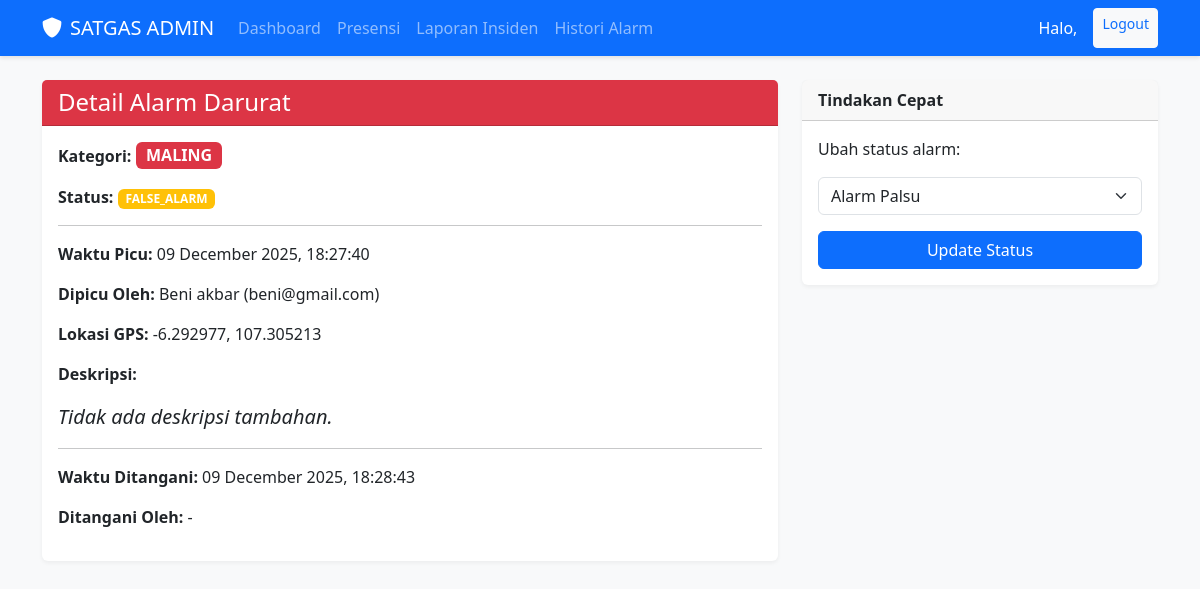
The app's page /dashboard/alarm/4/ (signed in) with its own data.
### core/models.py (models this page shows, shortened)
class EmergencyAlarm(models.Model):
    CATEGORY_CHOICES = [
        ('maling', 'Maling'),
        ('kebakaran', 'Kebakaran'),
        ('bencana', 'Bencana Alam'),
        ('keributan', 'Keributan/Tawuran'),
        ('medis', 'Gawat Darurat Medis'),
        ('lainnya', 'Lainnya'),
    ]
    STATUS_CHOICES = [
        ('active', 'Active'),
        ('handled', 'Handled/Resolved'),
        ('false_alarm', 'False Alarm'),
    ]
    petugas = models.ForeignKey(User, on_delete=models.CASCADE, related_name='alarms_triggered')
    timestamp = models.DateTimeField(auto_now_add=True)
    category = models.CharField(max_length=50, choices=CATEGORY_CHOICES)
    description = models.TextField(blank=True, null=True, help_text="Deskripsi tambahan jika kategori Lainnya")
    latitude = models.DecimalField(max_digits=9, decimal_places=6)
    longitude = models.DecimalField(max_digits=9, decimal_places=6)
    status = models.CharField(max_length=20, choices=STATUS_CHOICES, default='active')
    resolved_at = models.DateTimeField(null=True, blank=True)
    resolved_by = models.ForeignKey(User, on_delete=models.SET_NULL, null=True, blank=True, related_name='alarms_resolved')

class User(AbstractUser):
    username = None
    email = models.EmailField(unique=True)
    phone_number = models.CharField(max_length=15, blank=True, null=True)
    profile_picture = models.ImageField(upload_to=user_directory_path, blank=True, null=True)
    is_admin = models.BooleanField(default=False)
    is_petugas = models.BooleanField(default=True)
    USERNAME_FIELD = 'email'
    REQUIRED_FIELDS = []
    objects = UserManager()

### core/web_views.py (the view, shortened to what this page needs)
# urls.py: path('dashboard/alarm/<int:pk>/', WebAlarmDetailView.as_view(), name='web-alarm-detail'),
class WebAlarmDetailView(LoginRequiredMixin, AdminRequiredMixin, DetailView):
    model = EmergencyAlarm
    template_name = 'core/alarm_detail.html'
    context_object_name = 'alarm'

### core/web_views.py (called while the page is built)
    def test_func(self):
        return self.request.user.is_authenticated and self.request.user.is_admin

### core/templates/core/alarm_detail.html (shortened to what this page needs)
{% extends 'core/base.html' %}
{% block content %}
<div class="row">
    <div class="col-md-8">
        <div class="card">
            <div class="card-header bg-danger text-white">
                <h4 class="mb-0">Detail Alarm Darurat</h4>
            </div>
            <div class="card-body">
                <p><strong>Kategori:</strong> <span class="badge bg-danger fs-6">{{ alarm.category|upper }}</span></p>
                <p><strong>Status:</strong> <span class="badge
                    {% if alarm.status == 'active' %}bg-danger
                    {% elif alarm.status == 'handled' %}bg-success
                    {% else %}bg-warning{% endif %}">{{ alarm.status|upper }}</span></p>
                <hr>
                <p><strong>Waktu Picu:</strong> {{ alarm.timestamp|date:"d F Y, H:i:s" }}</p>
                <p><strong>Dipicu Oleh:</strong> {{ alarm.petugas.first_name }} {{ alarm.petugas.last_name }} ({{ alarm.petugas.email }})</p>
                <p><strong>Lokasi GPS:</strong> {{ alarm.latitude }}, {{ alarm.longitude }}</p>
                <p><strong>Deskripsi:</strong></p>
                <blockquote class="blockquote">
                    <p class="mb-0 fst-italic">{{ alarm.description|default:"Tidak ada deskripsi tambahan." }}</p>
                </blockquote>
                <hr>
                <p><strong>Waktu Ditangani:</strong> {{ alarm.resolved_at|date:"d F Y, H:i:s"|default:"-" }}</p>
                <p><strong>Ditangani Oleh:</strong> {{ alarm.resolved_by.first_name|default:"-" }}</p>
            </div>
        </div>
    </div>
    <div class="col-md-4">
        <div class="card">
            <div class="card-header fw-bold">Tindakan Cepat</div>
            <div class="card-body">
                <p>Ubah status alarm:</p>
                <form method="POST">
                    <div class="mb-3">
                        <select name="status" class="form-select">
                            <option value="false_alarm" {% if alarm.status == 'false_alarm' %}selected{% endif %}>Alarm Palsu</option>
                        </select>
                    </div>
                    <button type="submit" class="btn btn-primary w-100">Update Status</button>
                </form>
            </div>
        </div>
    </div>
</div>
{% endblock %}

### core/templates/core/base.html (style rules this page uses)
body { background-color: #f8f9fa; }
.card { border: none; box-shadow: 0 2px 4px rgba(0,0,0,.05); margin-bottom: 20px; }

### records on screen
EmergencyAlarm: category "MALING", status "FALSE_ALARM", timestamp "09 December 2025, 18:27:40", petugas.first_name "Beni", petugas.last_name "akbar", petugas.email "beni@gmail.com", latitude "-6.292977", longitude "107.305213", description "Tidak ada deskripsi tambahan.", resolved_at "09 December 2025, 18:28:43", resolved_by.first_name "-", status "Alarm Palsu"
